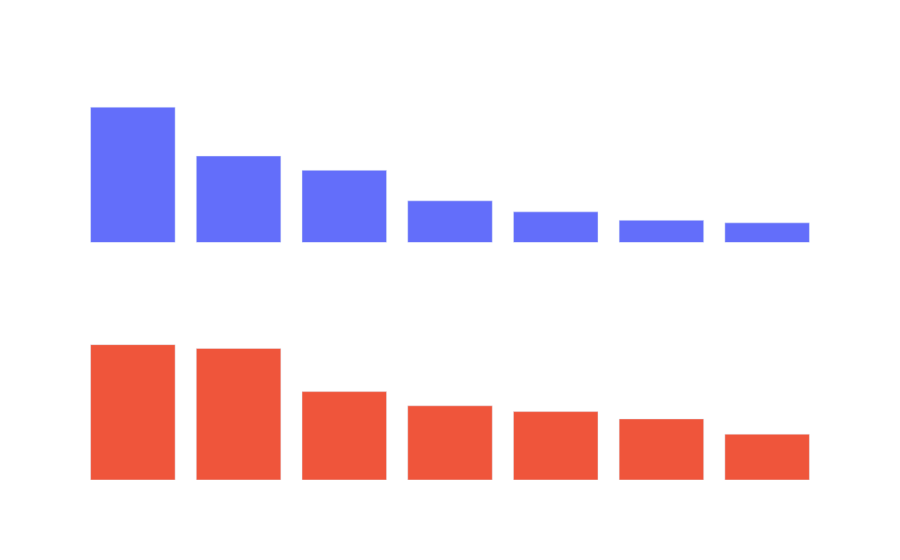

Notebook code for this chart:
### Markdown cell above
Median Difference
|                       | Decision Tree     | Random Forest     |
|-----------------------|-------------------|-------------------|
| With mass, temp, dens | 20.34232500000001 | 12.40265981000067 |
| Wo mass, temp, dens   | 108.69060999999999| 179.56984930000004|

With mass temp dens
|     | Decision Tree      | Random Forest      |
|-----|--------------------|--------------------|
| MAE | 69.4761587628866   | 47.64461414422688  |
| MSE | 26378.404535712634 | 22296.492122470343 |

Wo mass temp dens
|     | Decision Tree        | Random Forest        |
|-----|----------------------|----------------------|
| MAE | 382.59897177419356   | 329.6612957107258    |
| MSE | 707298.8002654351    | 478139.728864822     |

### Code cell
fig = make_subplots(rows=2, cols=1,
                    subplot_titles=("Decision Trees", "Random Forests"))

fig.add_trace(go.Bar(x=features_dt_df["vals"], y=features_dt_df["importance"], showlegend=False),
               row=1, col=1)

fig.add_trace(go.Bar(x=features_dt_rf["vals"], y=features_dt_rf["importance"], showlegend=False),
               row=2, col=1)

fig.update_layout(title_text="Feature Importance Comparison")
fig.update_xaxes(categoryorder='total descending', row=2, col=1)
fig.update_xaxes(categoryorder='total descending', row=1, col=1)

fig.update_layout({
'plot_bgcolor': 'rgba(0, 0, 0, 0)',
'paper_bgcolor': 'rgba(0, 0, 0, 0)',
}, font = dict(color='white'))

fig.show()

# fig.write_html('img/feature_importance_wo_var.html')

### Figure 1 — Plotly figure (JSON) as saved in the notebook; plotly's stock layout.template omitted (floating-point values rounded to 4 significant figures)
{"data": [{"showlegend": false, "type": "bar", "x": ["pl_eqt", "pl_trandep", "pl_trandur", "st_teff", "st_rad", "st_mass", "st_lum"], "xaxis": "x", "y": [0.0544, 0.2119, 0.1768, 0.07503, 0.1021, 0.3316, 0.04813], "yaxis": "y"}, {"showlegend": false, "type": "bar", "x": ["pl_eqt", "pl_trandep", "pl_trandur", "st_teff", "st_rad", "st_mass", "st_lum"], "xaxis": "x2", "y": [0.2175, 0.1131, 0.101, 0.1227, 0.0758, 0.2238, 0.1461], "yaxis": "y2"}], "layout": {"annotations": [{"font": {"size": 16}, "showarrow": false, "text": "Decision Trees", "x": 0.5, "xanchor": "center", "xref": "paper", "y": 1, "yanchor": "bottom", "yref": "paper"}, {"font": {"size": 16}, "showarrow": false, "text": "Random Forests", "x": 0.5, "xanchor": "center", "xref": "paper", "y": 0.375, "yanchor": "bottom", "yref": "paper"}], "font": {"color": "white"}, "paper_bgcolor": "rgba(0, 0, 0, 0)", "plot_bgcolor": "rgba(0, 0, 0, 0)", "title": {"text": "Feature Importance Comparison"}, "xaxis": {"anchor": "y", "categoryorder": "total descending", "domain": [0, 1]}, "xaxis2": {"anchor": "y2", "categoryorder": "total descending", "domain": [0, 1]}, "yaxis": {"anchor": "x", "domain": [0.625, 1]}, "yaxis2": {"anchor": "x2", "domain": [0, 0.375]}}}
